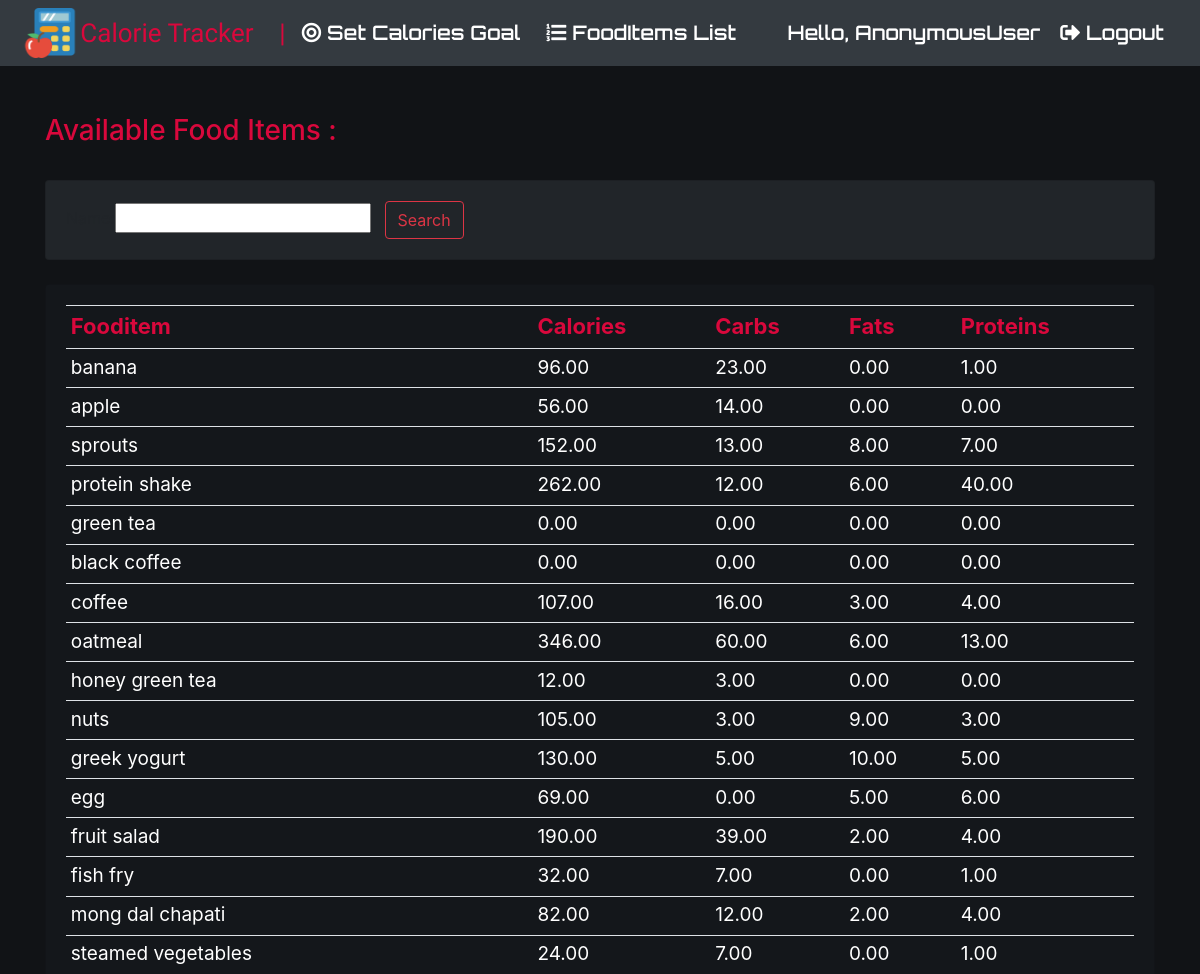
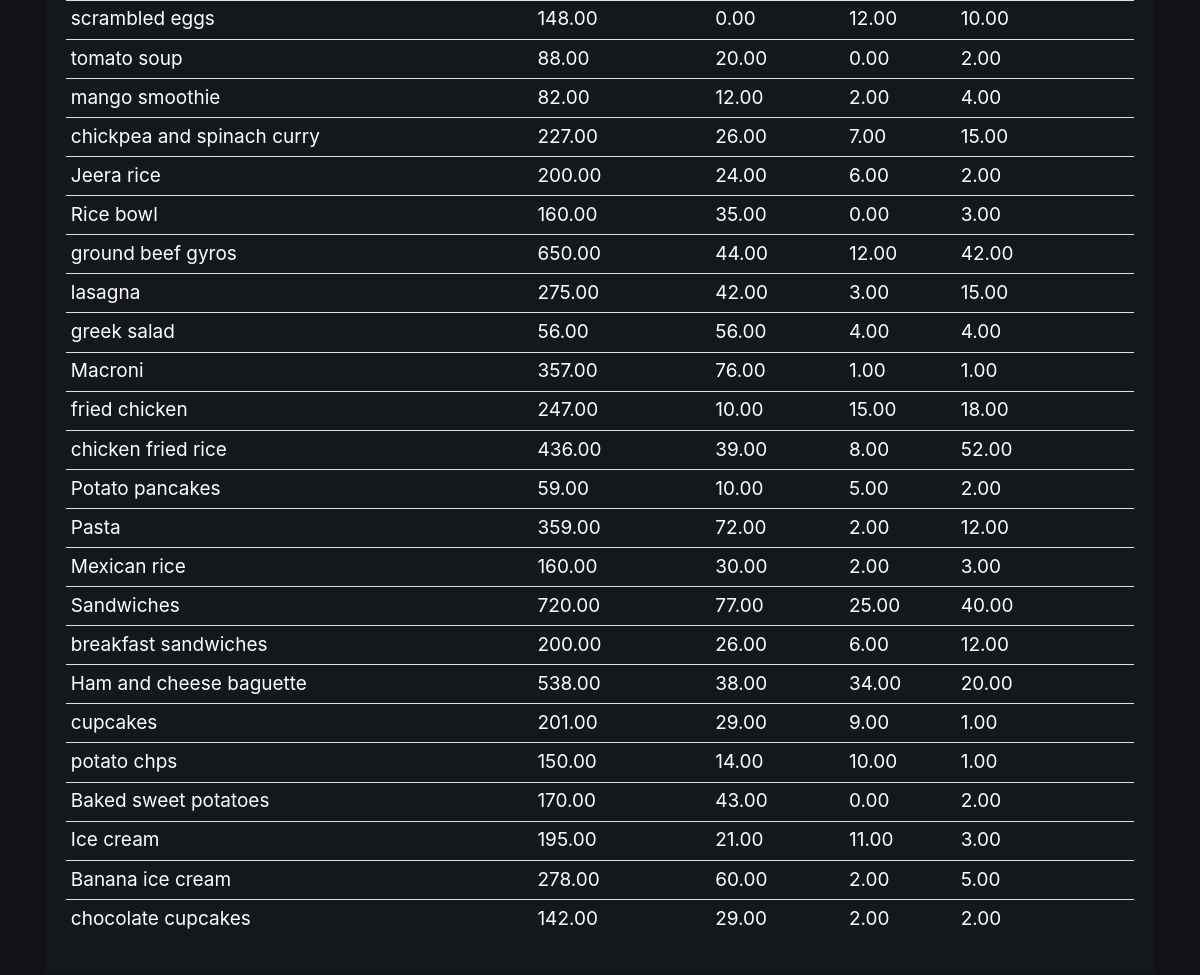
The app's page /viewfood/ with its own data (2 pictures, top to bottom).
### Fityfeed/models.py (models this page shows, shortened)
class Fooditem(models.Model):
    name = models.CharField(max_length=200)
    category = models.ManyToManyField(Category)
    carbohydrate = models.DecimalField(max_digits=5,decimal_places=2,default=0)
    fats = models.DecimalField(max_digits=5,decimal_places=2,default=0)
    protein = models.DecimalField(max_digits=5,decimal_places=2,default=0)
    calorie=models.DecimalField(max_digits=5,decimal_places=2,default=0,blank=True)
    quantity = models.IntegerField(default=1,null=True,blank=True)

### Fityfeed/views.py (the view)
# urls.py: path('viewfood/',views.viewfood,name='viewfood'),
def viewfood(request):
    fooditems=Fooditem.objects.filter()
    myfilter = fooditemFilter(request.GET,queryset=fooditems)
    fooditems=myfilter.qs
    context={'fooditem':fooditems,'myfilter':myfilter}
    return render(request,'viewfood.html',context)

### Fityfeed/templates/viewfood.html (shortened to what this page needs)
{% extends 'main.html' %}
{% load static%}
{% block content %}
<head>
	<link rel="stylesheet" href="https://use.fontawesome.com/releases/v5.2.0/css/all.css">
</head>
<h3 id="form-title">Available Food Items :</h3>
<br>
<div class="row">
	<div class="col">
		<div class="card card-body" id="search">
			<form method="get">
				{{myfilter.form}}
		    <button class="btn btn-outline-danger" type="submit">Search</button>
		  </form>
		</div>
	</div>
</div>
<br>
<div class="row">
	<div class="col-md">
		<div class="card card-body" id="table">
			<table class="table table-sm">
				<tr class="heads">
					<th class="table_head">Fooditem</th>
					<th class="table_head">Calories</th>
					<th class="table_head">Carbs</th>
					<th class="table_head">Fats</th>
					<th class="table_head">Proteins</th>
				</tr>
				{% for food in fooditem %}
				<tr class="tails">
					<td class="tail_content">{{food.name}}</td>
					<td class="tail_content"> {{food.calorie}}</td>
					<td class="tail_content"> {{food.carbohydrate}}</td>
                    <td class="tail_content"> {{food.fats}}</td>
                    <td class="tail_content"> {{food.protein}}</td>
					</tr>
				{% endfor %}
			</table>
		</div>
	</div>
</div>
{% endblock %}

### Fityfeed/templates/main.html (shortened to what this page needs)
{% load static %}
<!DOCTYPE html>
<html lang="en">
<head>
    <link rel="stylesheet" href="https://stackpath.bootstrapcdn.com/bootstrap/4.5.0/css/bootstrap.min.css"0>
    <link rel="stylesheet" href="{% static 'css/main.css' %}">
</head>
<body>
    {% include 'navbar.html' %}
    <br>
    <br>
    <div class="container">
    {% block content %}{% endblock %}
    </div>
</body>
</html>

### Fityfeed/templates/navbar.html (shortened to what this page needs)
{% load static %}
<nav class="navbar navbar-expand-lg navbar-dark bg-dark">
    <img src="{% static 'images/icon.png' %}" width="60px" height="50px">
    <a class="navbar-brand" href="{% url 'home' %}" style="font-size:26px; color:#d9083c; font-family: 'Black Ops One', cursive;" >Calorie Tracker&nbsp;&nbsp;&nbsp;&nbsp;|</a>
    <a href="{% url 'setcalorie' %}" class="set"> <i class="fas fa-bullseye"></i> Set Calories Goal&nbsp;</a>
    <a href="{% url 'viewfood' %}" class="set"> <i class="fas fa-list-ol"></i> FoodItems List&nbsp;</a>
    <span class="hello-msg">Hello, {{request.user}}</span>
    <span ><a  class="set" href="{% url 'logout' %}"><i class="fas fa-sign-out-alt"></i> Logout</a></span>
  </nav>

### Fityfeed/templates/navbar.html (style rules this page uses)
.navbar { font-family: 'Orbitron', sans-serif; }
.hello-msg { font-size: 20px; margin-right: 20px; font-weight: 550; color: white; }
.set { font-size: 20px; font-weight: 550; margin-right: 20px; color: white; }

### Fityfeed/templates/viewfood.html (style rules this page uses)
body, html { margin: 0; padding: 0; height: 100%; background: #111316; }
#form-title { color: #d9083c; }
#search { background: #212529; }
#table { background: #14171b; }
.heads { color: #d9083c; }
.table_head { font-size: 22px; }
.tails { color: white; }
.tail_content { font-size: 19px; }

### records on screen
Fooditem: name "banana", calorie "96.00", carbohydrate "23.00", fats "0.00", protein "1.00"
Fooditem: name "apple", calorie "56.00", carbohydrate "14.00", fats "0.00", protein "0.00"
Fooditem: name "sprouts", calorie "152.00", carbohydrate "13.00", fats "8.00", protein "7.00"
Fooditem: name "protein shake", calorie "262.00", carbohydrate "12.00", fats "6.00", protein "40.00"
Fooditem: name "green tea", calorie "0.00", carbohydrate "0.00", fats "0.00", protein "0.00"
Fooditem: name "black coffee", calorie "0.00", carbohydrate "0.00", fats "0.00", protein "0.00"
Fooditem: name "coffee", calorie "107.00", carbohydrate "16.00", fats "3.00", protein "4.00"
Fooditem: name "oatmeal", calorie "346.00", carbohydrate "60.00", fats "6.00", protein "13.00"
Fooditem: name "honey green tea", calorie "12.00", carbohydrate "3.00", fats "0.00", protein "0.00"
Fooditem: name "nuts", calorie "105.00", carbohydrate "3.00", fats "9.00", protein "3.00"
Fooditem: name "greek yogurt", calorie "130.00", carbohydrate "5.00", fats "10.00", protein "5.00"
Fooditem: name "egg", calorie "69.00", carbohydrate "0.00", fats "5.00", protein "6.00"
Fooditem: name "fruit salad", calorie "190.00", carbohydrate "39.00", fats "2.00", protein "4.00"
Fooditem: name "fish fry", calorie "32.00", carbohydrate "7.00", fats "0.00", protein "1.00"
Fooditem: name "mong dal chapati", calorie "82.00", carbohydrate "12.00", fats "2.00", protein "4.00"
Fooditem: name "steamed vegetables", calorie "24.00", carbohydrate "7.00", fats "0.00", protein "1.00"
Fooditem: name "scrambled eggs", calorie "148.00", carbohydrate "0.00", fats "12.00", protein "10.00"
Fooditem: name "tomato soup", calorie "88.00", carbohydrate "20.00", fats "0.00", protein "2.00"
Fooditem: name "mango smoothie", calorie "82.00", carbohydrate "12.00", fats "2.00", protein "4.00"
Fooditem: name "chickpea and spinach curry", calorie "227.00", carbohydrate "26.00", fats "7.00", protein "15.00"
Fooditem: name "Jeera rice", calorie "200.00", carbohydrate "24.00", fats "6.00", protein "2.00"
Fooditem: name "Rice bowl", calorie "160.00", carbohydrate "35.00", fats "0.00", protein "3.00"
Fooditem: name "ground beef gyros", calorie "650.00", carbohydrate "44.00", fats "12.00", protein "42.00"
Fooditem: name "lasagna", calorie "275.00", carbohydrate "42.00", fats "3.00", protein "15.00"
Fooditem: name "greek salad", calorie "56.00", carbohydrate "56.00", fats "4.00", protein "4.00"
Fooditem: name "Macroni", calorie "357.00", carbohydrate "76.00", fats "1.00", protein "1.00"
Fooditem: name "fried chicken", calorie "247.00", carbohydrate "10.00", fats "15.00", protein "18.00"
Fooditem: name "chicken fried rice", calorie "436.00", carbohydrate "39.00", fats "8.00", protein "52.00"
Fooditem: name "Potato pancakes", calorie "59.00", carbohydrate "10.00", fats "5.00", protein "2.00"
Fooditem: name "Pasta", calorie "359.00", carbohydrate "72.00", fats "2.00", protein "12.00"
Fooditem: name "Mexican rice", calorie "160.00", carbohydrate "30.00", fats "2.00", protein "3.00"
Fooditem: name "Sandwiches", calorie "720.00", carbohydrate "77.00", fats "25.00", protein "40.00"
Fooditem: name "breakfast sandwiches", calorie "200.00", carbohydrate "26.00", fats "6.00", protein "12.00"
Fooditem: name "Ham and cheese baguette", calorie "538.00", carbohydrate "38.00", fats "34.00", protein "20.00"
Fooditem: name "cupcakes", calorie "201.00", carbohydrate "29.00", fats "9.00", protein "1.00"
Fooditem: name "potato chps", calorie "150.00", carbohydrate "14.00", fats "10.00", protein "1.00"
Fooditem: name "Baked sweet potatoes", calorie "170.00", carbohydrate "43.00", fats "0.00", protein "2.00"
Fooditem: name "Ice cream", calorie "195.00", carbohydrate "21.00", fats "11.00", protein "3.00"
Fooditem: name "Banana ice cream", calorie "278.00", carbohydrate "60.00", fats "2.00", protein "5.00"
Fooditem: name "chocolate cupcakes", calorie "142.00", carbohydrate "29.00", fats "2.00", protein "2.00"

### other values on screen
{{ request.user }} "AnonymousUser"
